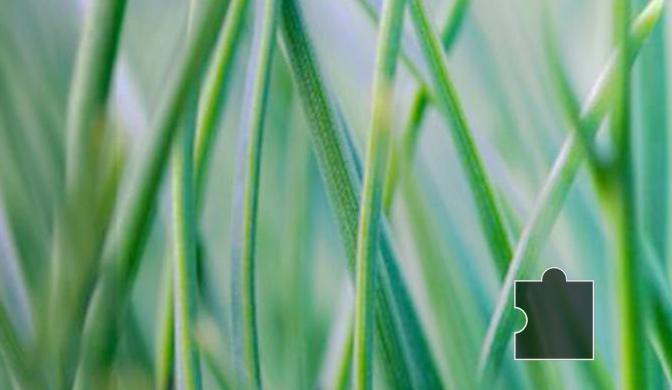
#> input picture image/captcha_top_131.548_1742905760_bg_raw.jpg, 672 x 390 px
$ python -i process_current_captcha.py   (imports and definitions only)
#> lines starting #> are read from the running program, lines starting #| are printed output that depends on the picture; after the words box and inside, x2 and y2 are one past the last pixel; in counts of white or black regions, pixels touching at a corner belong together
#> further down, picture is the input picture: shape (390, 672, 3); mean B, G, R 125.5, 160.6, 111.9
import os
import time
import json
import requests
from PIL import Image
import io
import cv2
import numpy as np
import matplotlib.pyplot as plt
import argparse
import sys


# [142 lines left out: functions download_image, process_slider_image, process_bg_preserve_ratio, load_images, not called in this run]


def preprocess_slider(slider_img, output_dir=None):
    """预处理滑块图片，提取滑块轮廓"""
    # 转为灰度图
    slider_gray = cv2.cvtColor(slider_img, cv2.COLOR_BGR2GRAY)
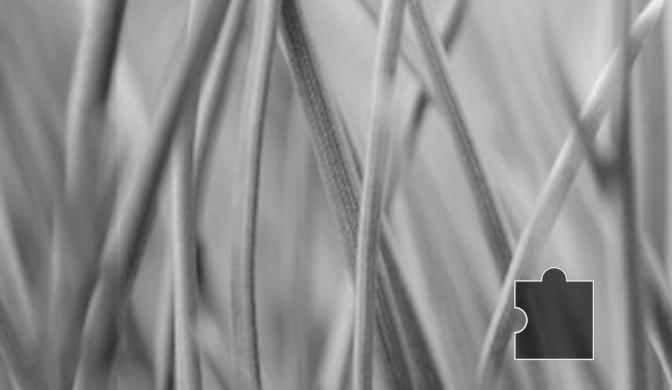
#> slider_gray: shape (390, 672); min 15, max 247, mean 142

    # 边缘检测
    edges = cv2.Canny(slider_gray, 50, 150)
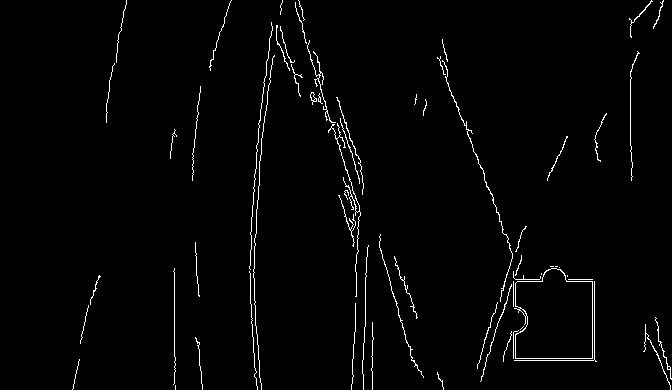
#> edges: shape (390, 672); 1.9% white in thin lines or dots, all inside (x1, y1, x2, y2) = (72, 0, 672, 390)
    if output_dir:
        cv2.imwrite(os.path.join(output_dir, "slider_edges_fixed.png"), edges)
    else:
        cv2.imwrite("slider_edges_fixed.png", edges)

    # 轮廓检测
    contours, _ = cv2.findContours(edges, cv2.RETR_EXTERNAL, cv2.CHAIN_APPROX_SIMPLE)
#> contours = 64 contours, 57 with area under 20; largest, box (x1, y1, x2, y2) and area: (514, 268, 593, 359) 5950, (442, 60, 513, 302) 48, (310, 92, 317, 105) 32, (328, 123, 361, 297) 30, (307, 40, 336, 123) 26, (655, 317, 672, 380) 20, (379, 234, 424, 378) 20

    # 创建掩码
    mask = np.zeros_like(slider_gray)
    cv2.drawContours(mask, contours, -1, 255, 2)
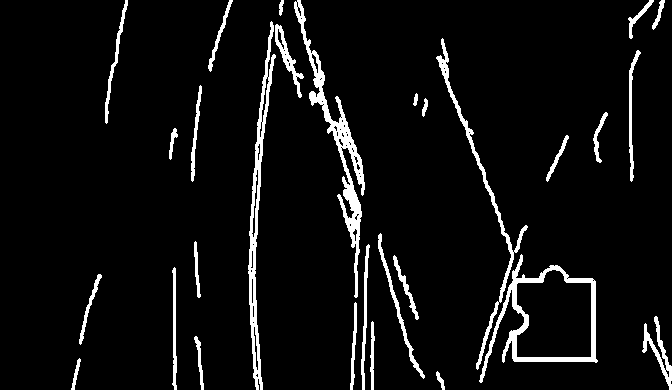
#> mask: shape (390, 672); 5.9% white; 29 white regions, largest, box (x1, y1, x2, y2) and area: (294, 0, 365, 298) 2841, (248, 21, 276, 390) 2288, (479, 254, 598, 383) 2286

    # 膨胀操作，使边缘更明显
    kernel = np.ones((3, 3), np.uint8)
    dilated_mask = cv2.dilate(mask, kernel, iterations=2)
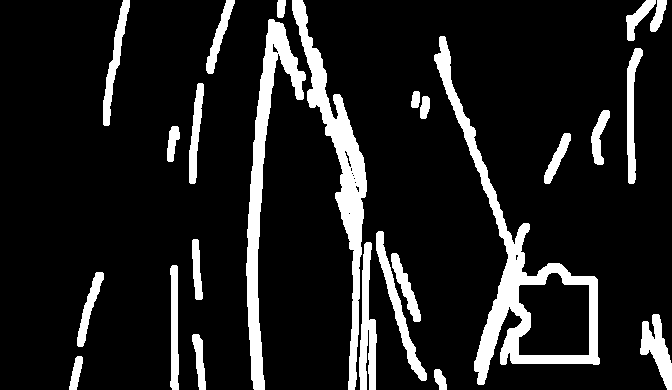
#> dilated_mask: shape (390, 672); 12.5% white; 25 white regions, largest, box (x1, y1, x2, y2) and area: (434, 36, 600, 385) 7858, (292, 0, 367, 390) 5888, (246, 19, 306, 390) 5274
    if output_dir:
        cv2.imwrite(os.path.join(output_dir, "slider_mask_fixed.png"), dilated_mask)
    else:
        cv2.imwrite("slider_mask_fixed.png", dilated_mask)

    return dilated_mask


# [398 lines left out: functions parse_css_from_file, parse_captcha_params, match_template, visualize_result, main, not called in this run]


# [2 lines not run here, left out]

>>> import cv2
>>> picture = cv2.imread('image/captcha_top_131.548_1742905760_bg_raw.jpg')
>>> result = preprocess_slider(picture)
